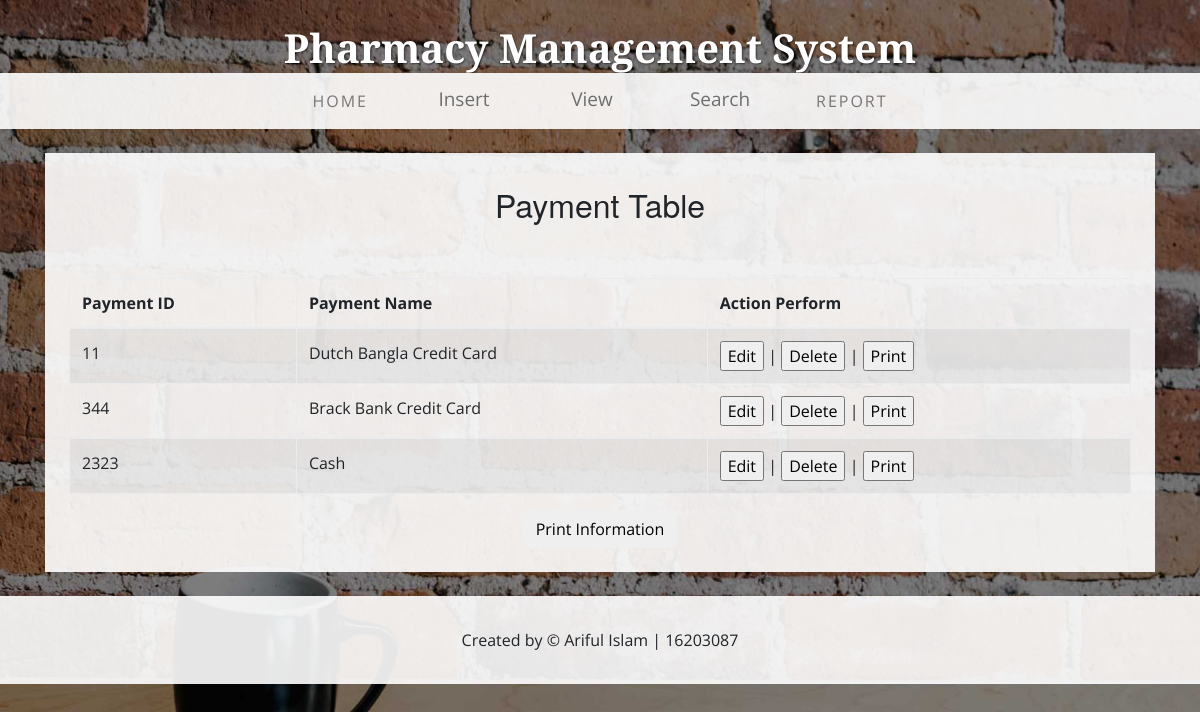
The page /payment_view.php on the database its author committed.
### tables this page shows
CREATE TABLE `tb_payment` (
  `payment_id` int(10) NOT NULL,
  `payment_name` varchar(50) NOT NULL
);

### payment_view.php (the view, shortened to what this page needs)
<!DOCTYPE html>
<html lang="en">
  <head>
  <?php
      $username = "root";
      $password = "";
      $host = "localhost";
      $connector = mysqli_connect($host,$username,$password)
          or die("Unable to connect");
      $result = mysqli_query($connector,"SELECT * FROM tb_payment ");
      ?>
    <link href="css/bootstrap.css" rel="stylesheet">
    <link href="css/business-casual.css" rel="stylesheet">
  </head>
  <body>
    <div class="tagline-upper text-center text-heading text-shadow text-white mt-5 d-none d-lg-block">Pharmacy Management System</div>
    <nav class="navbar navbar-expand-lg navbar-light bg-faded py-lg-4">
      <div class="container">
        <div class="collapse navbar-collapse" id="navbarResponsive">
          <ul class="navbar-nav mx-auto">
            <li class="nav-item  px-lg-4">
              <a class="nav-link text-uppercase text-expanded" href="index.php">Home
              </a>
            </li>
            <li class="nav-item px-lg-4 active">
              <ul class="navigation">
					<a class="main" href="insert.php">Insert</a>
				</ul>
            </li>
                        <li class="nav-item px-lg-4">
              <ul class="navigation">
					<a class="main" href="#">View</a>
				</ul>
            </li>
            <li class="nav-item px-lg-4">
              <ul class="navigation">
					<a class="main" href="#">Search</a>
				</ul>
            </li>
			<li class="nav-item px-lg-4">
              <a class="nav-link text-uppercase text-expanded" href="invoice.php">Report</a>
            </li>
          </ul>
        </div>
      </div>
    </nav>
    <div class="container">
		<div class="bg-faded p-4 my-4">
        <div class="panel panel-primary Myback">
            <div class="panel-heading panel-head"><h2><center>Payment Table</center></h2></div>
            <div class="panel-body">
                <table class="table table-bordered table-striped">
                    <thead>
                        <tr>
                            <th>Payment ID</th>
                            <th>Payment Name</th>
							<th>Action Perform</th>
                        </tr>
                    </thead>
                    <tbody>
						<?php
          while( $row = mysqli_fetch_array( $result ) ){
            echo
            "<tr>
              <td id='a".$row['payment_id']."'>{$row['payment_id']}</td>
              <td id='b".$row['payment_id']."'>{$row['payment_name']}</td>
              <td>
				<form action='' method='GET'>
					<input type='submit' name=".$row['payment_id']." value='Edit'> |
					<input type='submit' name='delete".$row['payment_id']."' value='Delete' onClick=\"return confirm('Are you sure you want to delete?')\"> |
					<input type='submit' name='print".$row['payment_id']."' value='Print'>
				</form>
			</td>
            </tr>\n";
		  }
        ?>
                    </tbody>
                </table>
				<center><a href="paymentprint.php" ><button class="btn btn-default">Print Information</button></a></center>
            </div>
        </div>
        </div>
      </div>
    <footer class="bg-faded text-center py-5">
      <div class="container">
        <p class="m-0">Created by &copy; Ariful Islam | 16203087</p>
      </div>
    </footer>
  </body>
</html>

### css/business-casual.css (style rules this page uses)
body { font-family: "Open Sans", Helvetica, Arial, sans-serif; background: url('../img/bg.jpg') no-repeat center center fixed; -webkit-background-size: cover; -moz-background-size: cover; background-size: cover; -o-background-size: cover; }
h1, h2, h3, h4, h5, h6, .text-heading { font-family: "Josefin Slab", "Helvetica Neue", Helvetica, Arial, sans-serif; }
.tagline-upper { font-size: 2.5rem; font-weight: 700; line-height: 0; margin-bottom: 25px; }
.text-expanded { letter-spacing: 2px; }
.text-shadow { text-shadow: 1px 1px 2px rgba(0, 0, 0, 0.5); }
.bg-faded { background-color: rgba(255, 255, 255, 0.9); }
.navigation { list-style: none; padding: 0; width: 80px; height: 40px; }
.navigation, .navigation a.main { border-radius: 4px; -webkit-border-radius: 4px; -moz-border-radius: 4px; }
.navigation a.main { display: block; height: 40px; font: 19px/37px "Open Sans", Helvetica, Arial, sans-serif; text-align: center; text-decoration: none; color: #6E6E6E; -webkit-transition: 0.2s ease-in-out; -o-transition: 0.2s ease-in-out; transition: 0.2s ease-in-out; }
.Myback { margin-top:10px; }
.nav-item { z-index:10; }

### rows shown on the page
tb_payment: payment_id "11", payment_name "Dutch Bangla Credit Card"
tb_payment: payment_id "344", payment_name "Brack Bank Credit Card"
tb_payment: payment_id "2323", payment_name "Cash"
